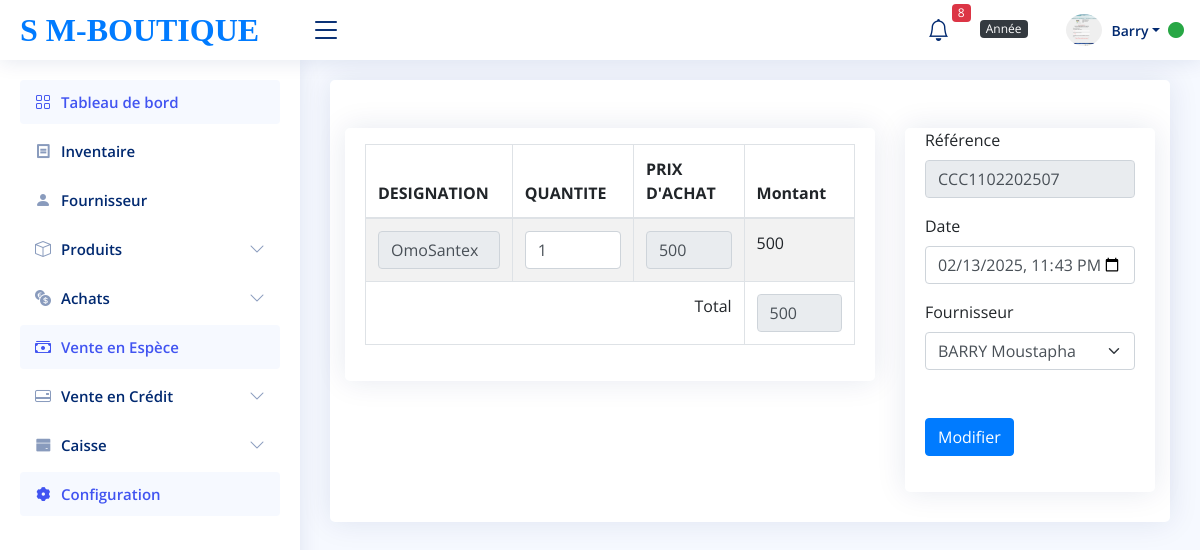
Page /modifier_commande_client.php?modifi=7 (signed in) on the committed database.
### tables this page shows
CREATE TABLE `ligne_commande_client` (
  `id_ligne_cl` int(11) NOT NULL,
  `id_produit` int(11) DEFAULT NULL,
  `id_cmd_client` int(11) DEFAULT NULL,
  `quantite` int(50) DEFAULT NULL,
  `qte_livre` int(11) NOT NULL DEFAULT 0,
  `new_price_cmndClient` int(11) DEFAULT NULL
);

CREATE TABLE `tbl_product` (
  `id` int(11) NOT NULL,
  `name` varchar(255) NOT NULL,
  `code` varchar(255) NOT NULL,
  `marque_produit` varchar(255) NOT NULL,
  `reference` varchar(255) NOT NULL,
  `prix_en_gros` int(50) NOT NULL,
  `prix_detail` int(50) NOT NULL,
  `price` int(50) NOT NULL,
  `alerte_article` int(100) NOT NULL,
  `id_boutique` int(11) NOT NULL,
  `stock` int(11) NOT NULL DEFAULT 0,
  `id_unite` int(11) NOT NULL
);

CREATE TABLE `commande_client` (
  `id_cmd_client` int(11) NOT NULL,
  `id_client_gr` int(11) NOT NULL,
  `date_cmd_client` datetime NOT NULL,
  `reference` varchar(255) NOT NULL,
  `total` int(100) NOT NULL,
  `paie` int(11) DEFAULT 0,
  `id_utilisateur` int(11) NOT NULL
);

### function/function.php (called while the page is built, shortened)
<?php
if(!function_exists("recuperation_fonction")){
    function recuperation_fonction($select_partie,$tables,$data=[], $all=null){
       global $bdd;
        $monFetch=$bdd->prepare("select $select_partie from $tables");
        $monFetch->execute($data);
        if(isset($all) and $all==="all"|| $all==="All" || $all==="ALL" ||
         $all==="aLL"||$all==="ALl"|| $all==="AlL"){
           return $monFetch->fetchAll(PDO::FETCH_OBJ);
         }else{
           return $monFetch->fetch(PDO::FETCH_OBJ);
         }
    }
}

### modifier_commande_client.php (the view, shortened to what this page needs)
<?php
require_once('partials/database.php');
require_once('function/function.php');
$produits = recuperation_fonction('*', 'client_grossiste', [], "ALL");
if (isset($_GET['modifi'])) {
    $modifi = $_GET['modifi'];
    $commande = $bdd->prepare("SELECT * FROM commande_client INNER JOIN client_grossiste
        ON client_grossiste.id_client_gr=commande_client.id_client_gr WHERE id_cmd_client=:id LIMIT 1");
    $commande->execute([':id' => $modifi]);
    $commandeinfo = $commande->fetch();
    $ligen_commande = $bdd->prepare("SELECT * FROM ligne_commande_client INNER JOIN tbl_product
        ON tbl_product.id=ligne_commande_client.id_produit WHERE ligne_commande_client.id_cmd_client=:id");
    $ligen_commande->execute([':id' => $modifi]);
}
?>
<?php require_once('partials/header.php') ?>
<body>
<?php require_once('partials/sidebar.php') ?>
<?php require_once('partials/navbar.php') ?>
<main id="main" class="main">
    <div class="card info-card sales-card">
        <div class="container-fluid">
            <form action="" method="post">
                <section class="section mt-5">
                    <div class="row">
                        <div class="col-xl-8 col-md-10 col-xm-12 col-xs-12">
                            <div class="card">
                                <div class="card-body">
                                    <table class="col-md-12 table table-bordered table-striped table-condensed">
                                        <thead>
                                        <tr>
                                            <th>DESIGNATION</th>
                                            <th>QUANTITE</th>
                                            <th>PRIX D'ACHAT</th>
                                            <th>Montant</th>
                                        </tr>
                                        </thead>
                                        <tbody>
                                        <?php
                                        $datashow = $ligen_commande->fetchAll(PDO::FETCH_OBJ);
                                        foreach ($datashow as $affiche): ?>
                                            <tr class="ligne-commande">
                                                <div class="form-group">
                                                    <td><input class="form-control" type="text" name="designation"
                                                               value="<?= $affiche->name; ?>" readOnly></td>
                                                    <td><input class="form-control quantite-input" type="number"
                                                               name="quantite[<?= $affiche->id; ?>]"
                                                               value="<?= $affiche->quantite; ?>"></td>
                                                    <td><input class="form-control prix-input" type="number" name="prix"
                                                               value="<?= $affiche->prix_en_gros; ?>" readOnly></td>
                                                    <td class="montant"><?php echo $affiche->quantite * $affiche->prix_en_gros; ?></td>
                                                </div>
                                            </tr>
                                        <?php endforeach ?>
                                        <tr>
                                            <td colspan="3" align="right"> Total </td>
                                            <td align="right">
                                                <input class="form-control total" type="number" name="total"
                                                value="<?= $commandeinfo['total'] ?>" readOnly>
                                            </td>
                                        </tr>
                                        </tbody>
                                    </table>
                                </div>
                            </div>
                        </div>
                        <div class="col-xl-4">
                            <div class="card text-left">
                                <div class="card-body">
                                    <div class="form-group">
                                        <label>Référence </label>
                                        <input type="text" name="ref" class="form-control" id=""
                                        value="<?= $commandeinfo['reference'] ?>" readOnly>
                                    </div>
                                    <div class="form-group mt-3">
                                        <label>Date</label>
                                        <input type="datetime-local" name="date_de_commande" class="form-control" id="date_input">
                                    </div>
                                    <div class="form-group mt-3">
                                        <label>Fournisseur</label>
                                        <select class="form-control produit form-select" name="id_client_gr" id="produit">
                                            <?php foreach ($produits as $client) : ?>
                                                <option value="<?= $client->id_client_gr ?>" <?= ($client->id_client_gr == $commandeinfo['id_client_gr']) ? 'selected' : '' ?>>
                                                    <?= $client->nom_client_grossiste . ' ' . $client->prenom_du_client_grossiste ?>
                                                </option>
                                            <?php endforeach ?>
                                        </select>
                                    </div>
                                    <div class="form-group mt-5">
                                        <button type="submit" class="btn btn-primary" name="modifier">Modifier</button>
                                    </div>
                                </div>
                            </div>
                        </div>
                    </div>
                </section>
            </form>
        </div>
    </div>
</main>
</body>
</html>

### assets/css/style.css (style rules this page uses)
:root { scroll-behavior: smooth; }
body { font-family: "Open Sans", sans-serif; background: #f6f9ff; color: #444444; }
#main { margin-top: 60px; padding: 20px 30px; transition: all 0.3s; }
.card { margin-bottom: 30px; border: none; border-radius: 5px; box-shadow: 0px 0 30px rgba(1, 41, 112, 0.1); }
.card-body { padding: 0 20px 20px 20px; }
@media (min-width: 1200px) { #main, #footer { margin-left: 300px; } }

### rows in the picture
ligne_commande_client: designation "OmoSantex", quantite "1", prix "500", $affiche->quantite*$affiche->prix_en_gros "500"
commande_client: total "500", ref "CCC1102202507"

### other values in the picture
$stock_alerte "8"
$_SESSION['nom_utilisateur'] "Barry"
form field id_client_gr "BARRY Moustapha"
